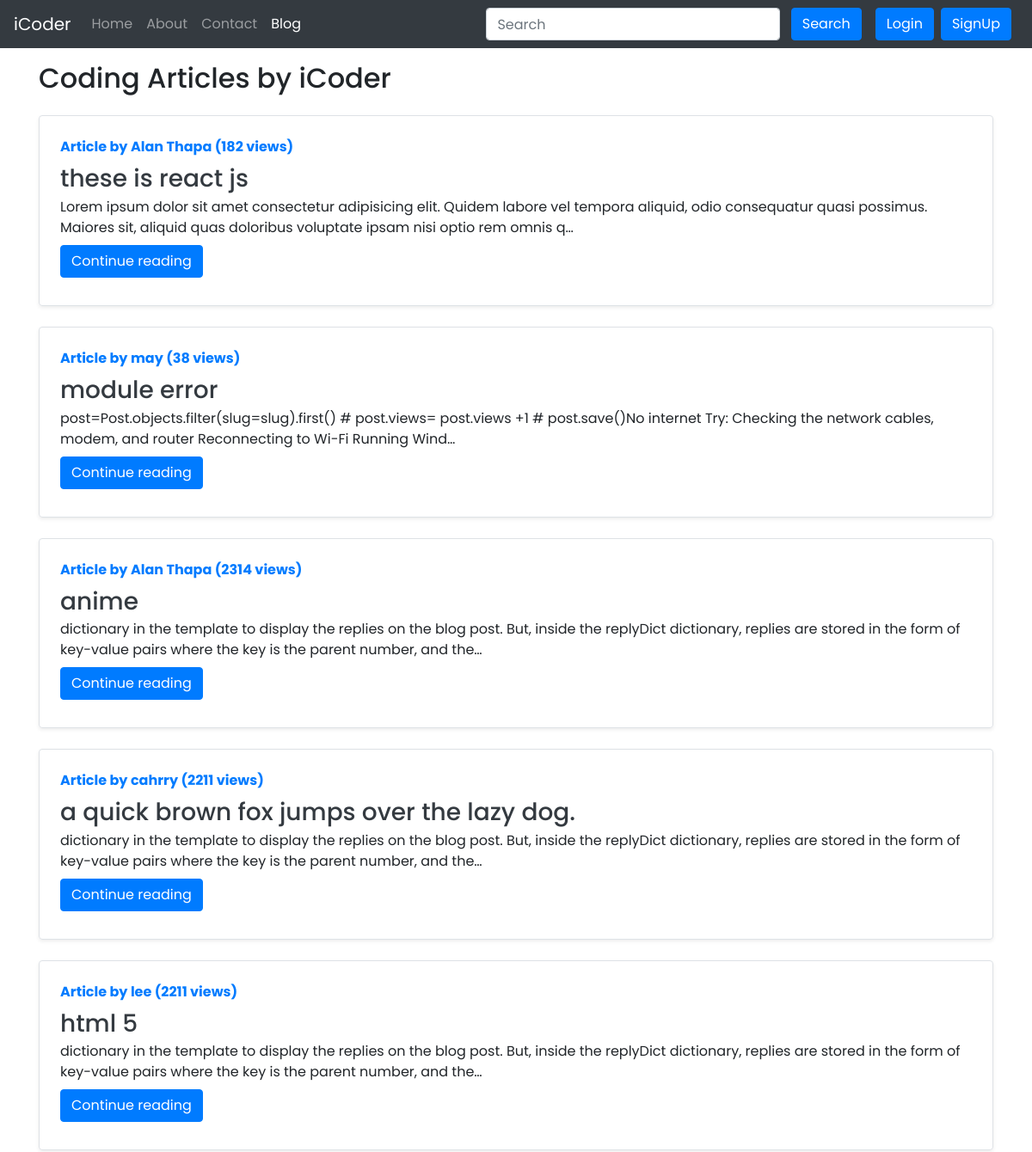
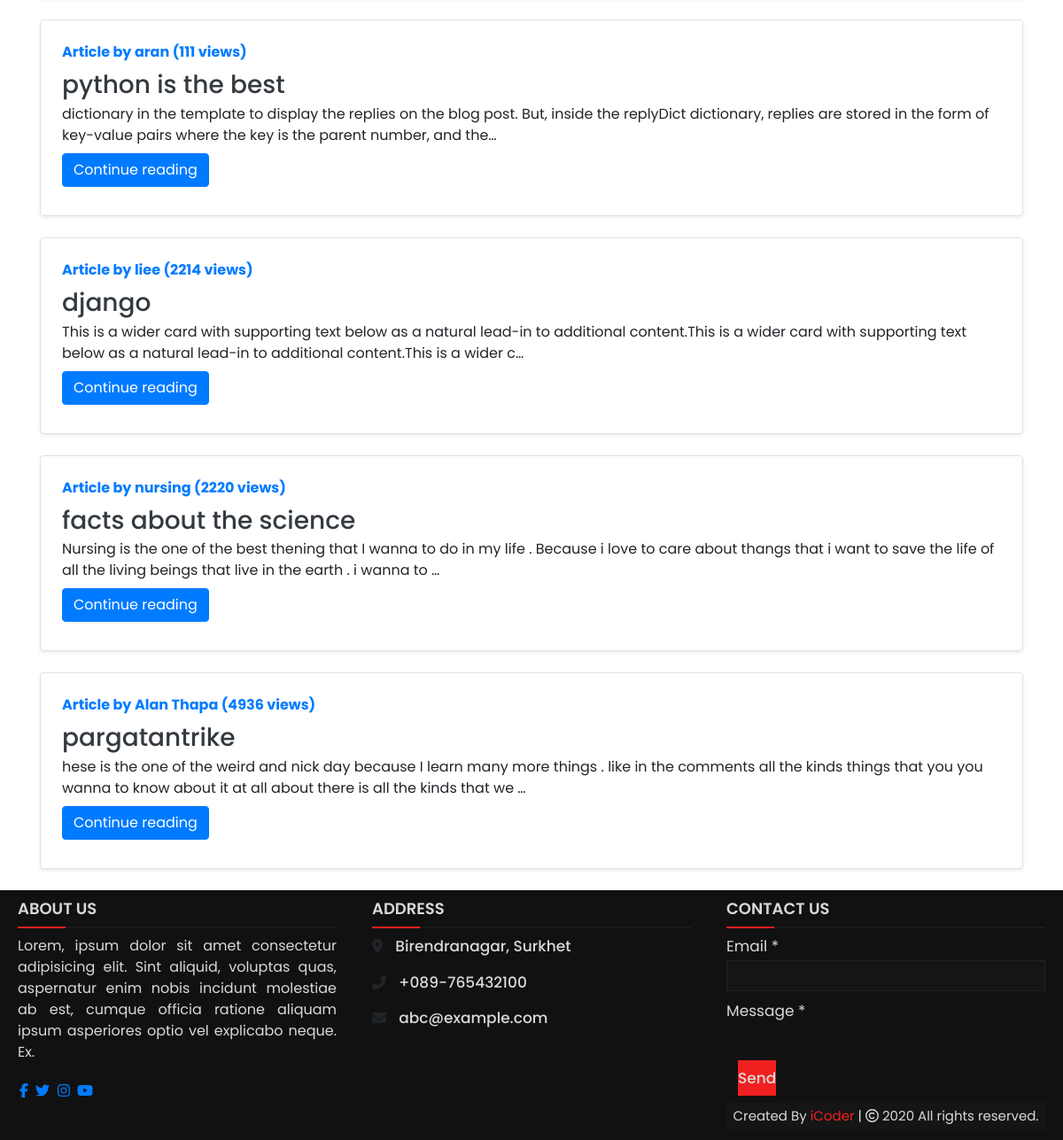
Screenshot of /blog/ with the database file from the repository (2 pictures, top to bottom).
### blog/models.py (models this page shows, shortened)
class Post(models.Model):
    sno = models.AutoField(primary_key=True)
    title = models.CharField(max_length=255)
    author = models.CharField(max_length=14)
    slug = models.CharField(max_length=130)
    views = models.IntegerField(default=0)
    timeStamp = models.DateTimeField(blank=True)
    content = models.TextField()

### blog/views.py (the view)
# urls.py: path('/', views.blogHome, name="bloghome"),
def blogHome(request):
    allPosts = Post.objects.all()
    context = {'allPosts': allPosts}
    return render(request, "blog/blogHome.html", context)

### templates/blog/BlogHome.html (shortened to what this page needs)
{% extends 'base.html' %}
{% block blogactive %} active {% endblock blogactive %}
{% block body %}
<div class="container my-3">
    <h2>Coding Articles by iCoder</h2>
    {% for post in allPosts %}
    <div
        class=" row extradiv no-gutters border rounded overflow-hidden flex-md-row mb-4 shadow-sm h-md-250 my-4 position-relative">
        <div class="col p-4 d-flex flex-column position-static">
            <strong class="d-inline-block mb-2 text-primary">Article by {{ post.author }} ({{ post.views }}
                views)</strong>
            <h3 class="mb-0"><a class="text-dark" href="/blog/{{post.slug}}">{{ post.title }} </a> </h3>
            <p class="card-text mb-auto">{{ post.content | safe | truncatechars:200}}</p>
            <div class="my-2">
                <a href="/blog/{{post.slug}}" role="button" class="btn btn-primary">Continue reading</a>
            </div>
        </div>
    </div>
    {% endfor %}
</div>
{% endblock %}

### templates/base.html (style rules this page uses)
* { margin: 0; padding: 0; box-sizing: border-box; font-family: 'Poppins', sans-serif; }

### rows the page displays
Post: author "Alan Thapa", views "182", title "these is react js", content "Lorem ipsum dolor sit amet consectetur adipisicing elit. Quidem labore vel tempora aliquid, odio consequatur quasi possimus. Maiores sit, aliquid quas doloribus voluptate ipsam nisi optio rem omnis q…"
Post: author "may", views "38", title "module error", content "post=Post.objects.filter(slug=slug).first() # post.views= post.views +1 # post.save()No internet Try: Checking the network cables, modem, and router Reconnecting to Wi-Fi Running Wind…"
Post: author "Alan Thapa", views "2314", title "anime", content "dictionary in the template to display the replies on the blog post. But, inside the replyDict dictionary, replies are stored in the form of key-value pairs where the key is the parent number, and the…"
Post: author "cahrry", views "2211", title "a quick brown fox jumps over the lazy dog.", content "dictionary in the template to display the replies on the blog post. But, inside the replyDict dictionary, replies are stored in the form of key-value pairs where the key is the parent number, and the…"
Post: author "lee", views "2211", title "html 5", content "dictionary in the template to display the replies on the blog post. But, inside the replyDict dictionary, replies are stored in the form of key-value pairs where the key is the parent number, and the…"
Post: author "aran", views "111", title "python is the best", content "dictionary in the template to display the replies on the blog post. But, inside the replyDict dictionary, replies are stored in the form of key-value pairs where the key is the parent number, and the…"
Post: author "liee", views "2214", title "django", content "This is a wider card with supporting text below as a natural lead-in to additional content.This is a wider card with supporting text below as a natural lead-in to additional content.This is a wider c…"
Post: author "nursing", views "2220", title "facts about the science", content "Nursing is the one of the best thening that I wanna to do in my life . Because i love to care about thangs that i want to save the life of all the living beings that live in the earth . i wanna to …"
Post: author "Alan Thapa", views "4936", title "pargatantrike", content "hese is the one of the weird and nick day because I learn many more things . like in the comments all the kinds things that you you wanna to know about it at all about there is all the kinds that we …"
